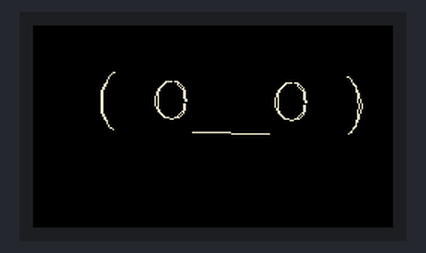
This program was run on a simulated Raspberry Pi Pico running MicroPython. Shown: 240×135 colour display.

Above: at 0.1 s.
At 0.6 s:
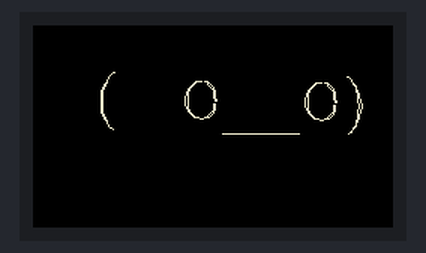
At 1.6 s:
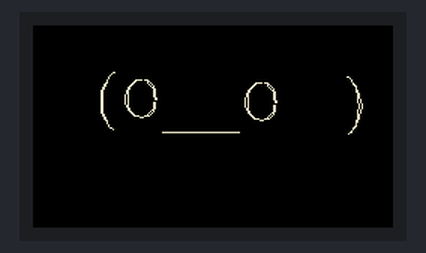

The program:

anim_test.py
```python
from time import sleep
from picographics import PicoGraphics, DISPLAY_PICO_DISPLAY, PEN_RGB332

display = PicoGraphics(display = DISPLAY_PICO_DISPLAY, rotate = 45, pen_type=PEN_RGB332)
display.set_backlight(1.0)

WHITE = display.create_pen(255, 255, 255)
RED = display.create_pen(255, 0, 0)
BLACK = display.create_pen(0, 0, 0)
CYAN = display.create_pen(0, 255, 255)
MAGENTA = display.create_pen(255, 0, 255)
YELLOW = display.create_pen(255, 255, 0)
GREEN = display.create_pen(0, 255, 0)

frame = 0
animation =["(O__O  )", "( O__O )", "(  O__O)", "( O__O )"]

# def animate()
#     frame = frame + 1
#     if floor(frame) > 5 :
#         frame=1
#     sprt = animation(floor[frame])
#
# def draw_face():
#     clear()
#     display.text(sprt, 40, 99, 9999, 1, 1, 1)
#     sleep(0.3)

def clear():
    display.set_pen(BLACK)
    display.clear()
    display.update()

# "( O__O )"
# "? ( @ _ @ ) ?"
# "( ^_^)"

display.set_font("serif")

while True:

    frame = frame + 1

    if frame > len(animation)-1 :
        frame = 0

    clear()
    display.set_pen(WHITE)
    display.text(animation[frame], 40, 50, 9999, 1.3, 1, 1)
    display.update()

    sleep(0.5)
```

Measured:
- by itself, everything shown: repeats every 2.1 s, in 4 steps
- what the display in image 1 shows lasts 0.6 s, from 0.5 s to 1.1 s
